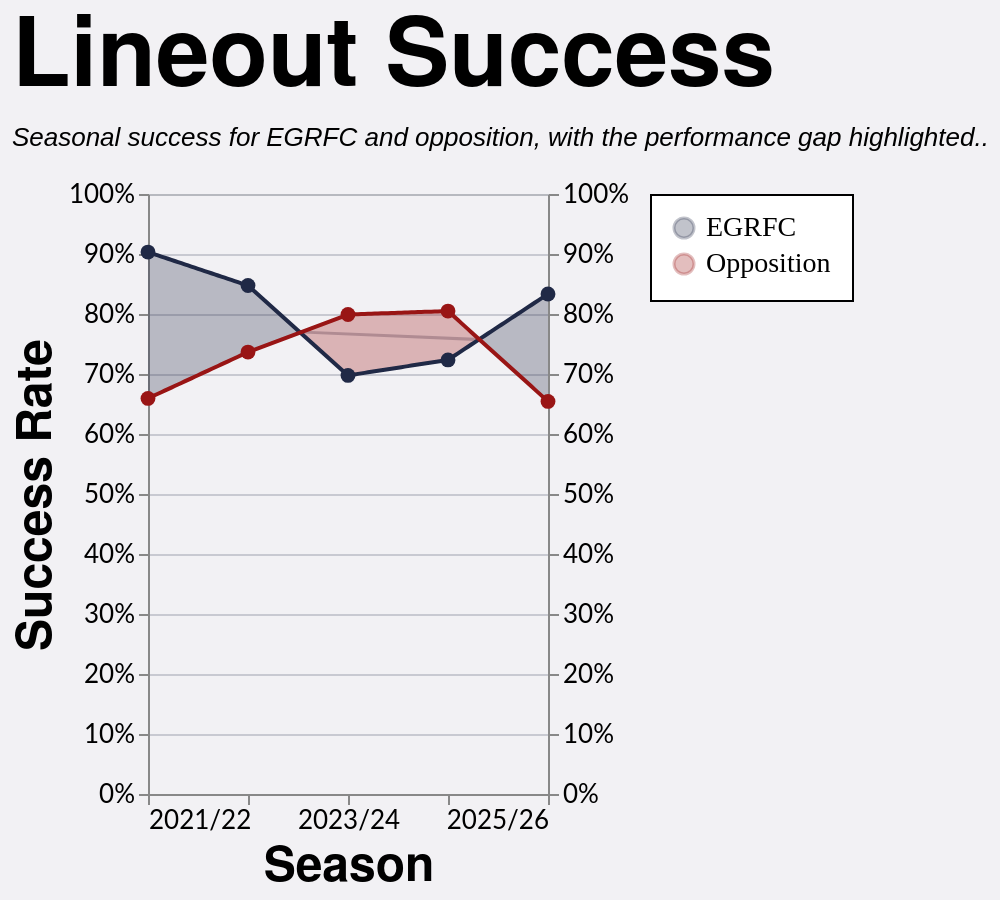

Source (Vega-Lite JSON):
### Vega-Lite specification from a JSON file in a GitHub repository (floating-point values rounded to 4 significant figures; data arrays with more than 128 entries replaced by an {"elided": "..."} marker saying what was removed)
{"config": {"axis": {"labelFont": "Lato, sans-serif", "titleFont": "PT Sans Narrow, Helvetica Neue, Helvetica, Arial, sans-serif", "labelFontSize": 13, "titleFontSize": 24, "gridColor": "#202947", "gridOpacity": 0.2}, "header": {"labelFont": "PT Sans Narrow, Helvetica Neue, Helvetica, Arial, sans-serif", "titleFont": "PT Sans Narrow, Helvetica Neue, Helvetica, Arial, sans-serif", "labelFontSize": 24, "titleFontSize": 28, "labelFontWeight": "bold", "orient": "left"}, "legend": {"labelFont": "Lato, sans-serif", "titleFont": "PT Sans Narrow, Helvetica Neue, Helvetica, Arial, sans-serif", "labelFontSize": 14, "titleFontSize": 16, "titlePadding": 5, "fillColor": "white", "strokeColor": "black", "padding": 10, "titleFontWeight": "lighter", "titleFontStyle": "italic", "titleColor": "gray", "offset": 10}, "title": {"font": "PT Sans Narrow, Helvetica Neue, Helvetica, Arial, sans-serif", "fontSize": 48, "fontWeight": "bold", "anchor": "start", "align": "center", "titlePadding": 20, "subtitlePadding": 10, "subtitleFontSize": 13, "subtitleColor": "", "subtitleFontStyle": "italic", "offset": 15, "color": "black"}, "axisX": {"labelAngle": 0}, "facet": {"title": null, "header": null, "align": {"row": "each", "column": "each"}}, "resolve": {"scale": {"y": "independent", "facet": "independent"}}, "background": "#f2f1f4"}, "layer": [{"mark": {"type": "area", "opacity": 0.28}, "encoding": {"color": {"field": "leading_team", "legend": {"labelFont": "PT Sans Narrow", "orient": "right", "title": null}, "scale": {"domain": ["EGRFC", "Opposition"], "range": ["#202946", "#991515"]}, "title": "Team", "type": "nominal"}, "x": {"axis": {"grid": false, "labelExpr": "datum.value == 0 ? '2021/22' : datum.value == 1 ? '2022/23' : datum.value == 2 ? '2023/24' : datum.value == 3 ? '2024/25' : datum.value == 4 ? '2025/26' : ''", "values": [0, 1, 2, 3, 4]}, "field": "season_pos", "scale": {"domain": [0, 4]}, "title": "Season", "type": "quantitative"}, "y": {"axis": {"format": "%", "orient": "left"}, "field": "y_high", "scale": {"domain": [0.0, 1.0]}, "title": "Success Rate", "type": "quantitative"}, "y2": {"field": "y_low"}}, "transform": [{"filter": "(datum.team === 'EGRFC')"}]}, {"mark": {"type": "line", "size": 2}, "encoding": {"color": {"field": "team", "scale": {"domain": ["EGRFC", "Opposition"], "range": ["#202946", "#991515"]}, "title": "Team", "type": "nominal"}, "x": {"axis": {"labelExpr": "datum.value == 0 ? '2021/22' : datum.value == 1 ? '2022/23' : datum.value == 2 ? '2023/24' : datum.value == 3 ? '2024/25' : datum.value == 4 ? '2025/26' : ''", "values": [0, 1, 2, 3, 4]}, "field": "season_pos", "scale": {"domain": [0, 4]}, "title": "Season", "type": "quantitative"}, "y": {"axis": {"format": "%", "orient": "right"}, "field": "success_rate", "scale": {"domain": [0.0, 1.0]}, "title": null, "type": "quantitative"}}}, {"mark": {"type": "point", "filled": true, "opacity": 1.0, "size": 55}, "encoding": {"color": {"field": "team", "scale": {"domain": ["EGRFC", "Opposition"], "range": ["#202946", "#991515"]}, "title": "Team", "type": "nominal"}, "tooltip": [{"field": "team", "title": "Team", "type": "nominal"}, {"field": "squad", "title": "Squad", "type": "nominal"}, {"field": "set_piece_type", "title": "Set Piece", "type": "nominal"}, {"field": "lineouts_total", "format": ",.0f", "title": "Total Lineouts", "type": "quantitative"}, {"field": "success_rate", "format": ".0%", "title": "Success Rate", "type": "quantitative"}], "x": {"field": "season_pos", "title": "Season", "type": "quantitative"}, "y": {"axis": null, "field": "success_rate", "scale": {"domain": [0.0, 1.0]}, "title": "Success Rate", "type": "quantitative"}}, "transform": [{"filter": "datum.is_anchor"}]}], "data": {"name": "data-5bd34bed7374bd22afc0bb19ccd1d775"}, "height": 300, "params": [{"name": "spSquadParam", "value": "1st"}], "title": {"text": "Lineout Success", "subtitle": "Seasonal success for EGRFC and opposition, with the performance gap highlighted.."}, "transform": [{"filter": "datum.squad == (spSquadParam + ' XV')"}], "width": 200, "$schema": "https://vega.github.io/schema/vega-lite/v5.20.1.json", "datasets": {"data-5bd34bed7374bd22afc0bb19ccd1d775": {"elided": "484 records"}}}
